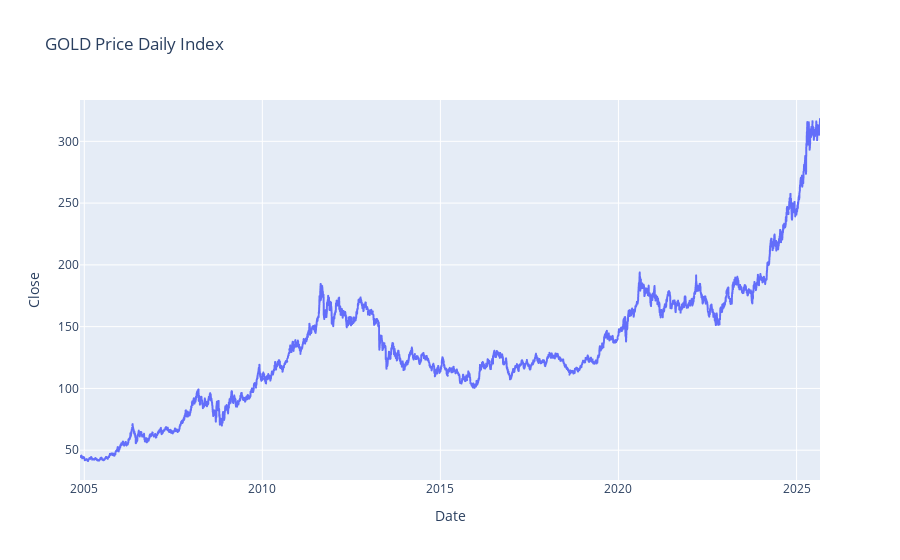

Notebook code cell kept with this figure:
### Code cell
fig = px.line(gld, "Date", "Close", title = 'GOLD Price Daily Index')
fig.show()

### Figure 1 — Plotly figure (JSON) as saved in the notebook; plotly's stock layout.template omitted (floating-point values rounded to 4 significant figures; data arrays with more than 128 entries replaced by an {"elided": "..."} marker saying what was removed)
{"data": [{"hovertemplate": "Date=%{x}<br>Close=%{y}<extra></extra>", "legendgroup": "", "line": {"color": "#636efa", "dash": "solid"}, "marker": {"symbol": "circle"}, "mode": "lines", "name": "", "showlegend": false, "x": {"elided": "5228 str values"}, "xaxis": "x", "y": {"elided": "5228 float values"}, "yaxis": "y", "type": "scattergl"}], "layout": {"xaxis": {"anchor": "y", "domain": [0.0, 1.0], "title": {"text": "Date"}}, "yaxis": {"anchor": "x", "domain": [0.0, 1.0], "title": {"text": "Close"}}, "legend": {"tracegroupgap": 0}, "title": {"text": "GOLD Price Daily Index"}}}
